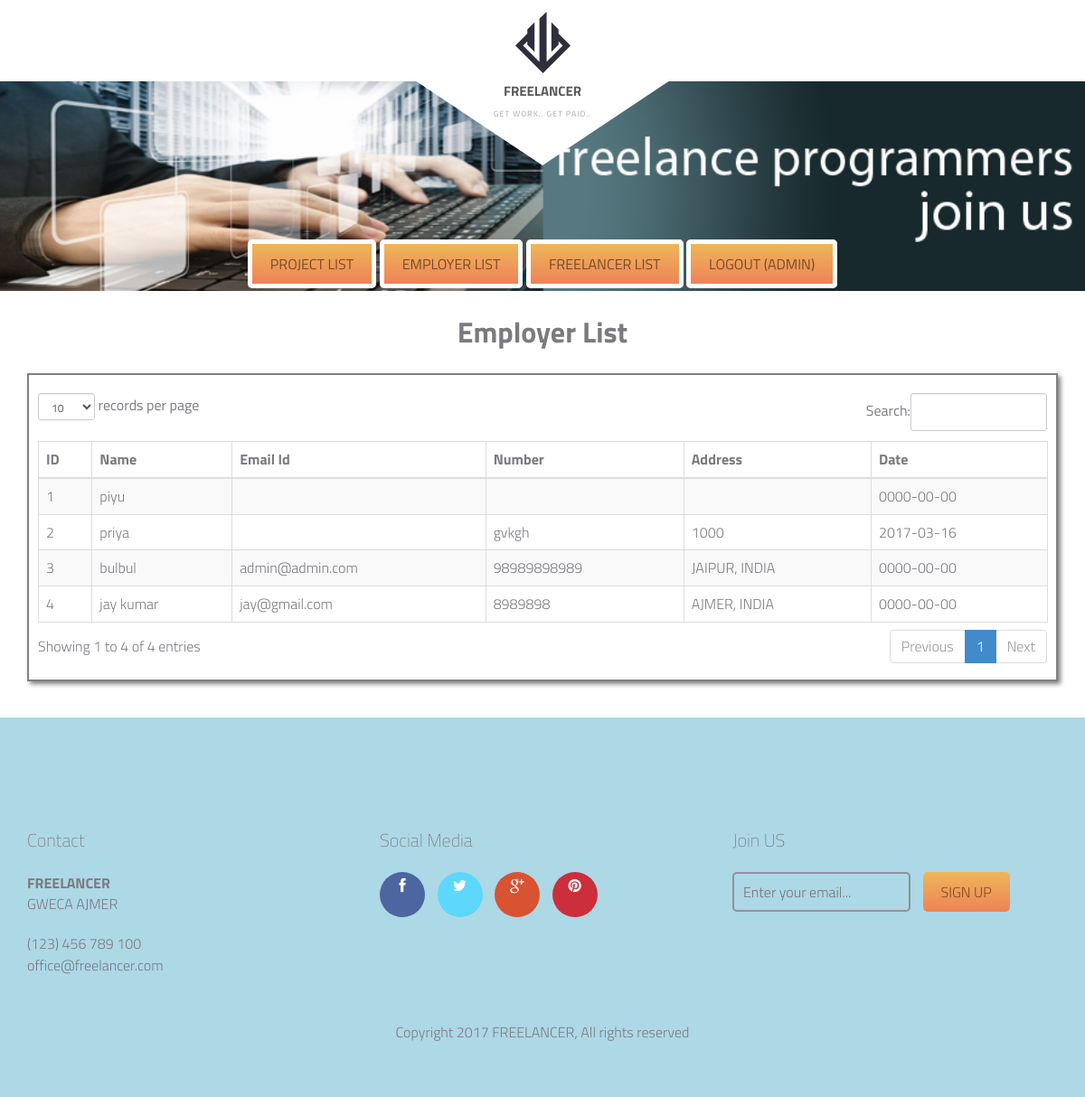
Screenshot of /admin_employerlist.php (signed in) with the database file from the repository.
### tables this page shows
CREATE TABLE IF NOT EXISTS `employer` (
  `sr_no` int(11) NOT NULL AUTO_INCREMENT,
  `name` varchar(500) NOT NULL,
  `pass` varchar(500) NOT NULL,
  `email` varchar(500) NOT NULL,
  `number` text NOT NULL,
  `address` varchar(500) NOT NULL,
  `skills` varchar(500) NOT NULL,
  `time` varchar(500) NOT NULL,
  `submission` date NOT NULL,
  `active` int(11) NOT NULL DEFAULT '1',
  `gender` varchar(10) NOT NULL,
  `dob` date NOT NULL,
  PRIMARY KEY (`sr_no`)
);

### admin_employerlist.php (the view, shortened to what this page needs)
<?php
	$con=mysqli_connect("127.0.0.1:3307","pma","","freelancer");
	$q="Select * from employer ";
	$res=mysqli_query($con,$q);
?>
<!DOCTYPE html>
<html lang="en">
	<head>
		<link href="fonts/font-awesome.min.css" rel="stylesheet" type="text/css">
		<link href="assets/css/bootstrap.css" rel="stylesheet" />
    <link href="assets/js/dataTables/dataTables.bootstrap.css" rel="stylesheet" />
    <link href="assets/css/font-awesome.css" rel="stylesheet" />
		<link rel="stylesheet" href="style.css">
	</head>
	<body class="homepage">
		<div id="site-content">
			<header class="site-header">
				<div class="container">
					<div id="branding">
						<img src="images/logo.png" alt="" class="logo">
						<h1 class="site-title"><a href="index.php">FREELANCER</a></h1>
						<small class="site-description">GET WORK.. GET PAID..</small>
					</div>
				</div>
			</header>
			<main class="main-content">
				<div class="hero">
					<div class="featured-image" data-bg-image="dummy/home.jpg" style="background-image: url(&quot;dummy/home.jpg&quot;);">
						<a href="admin_projectlist.php" class="button">Project List</a>
						<a href="admin_employerlist.php" class="button">Employer List</a>
						<a href="admin_freelancerlist.php" class="button">Freelancer List</a>
						<a href="admin_logout.php" class="button">Logout (<?php echo $_SESSION['admin_username']; ?>)</a>
					</div>
				</div>
				<div class="fullwidth-block content " >
					<div class="container">
<center><h1>
Employer List
</h1></center>
						<div class="" style="padding:10px; border:2px solid gray; box-shadow:3px 3px 5px gray;">
							<div class="row">
							<div class="col-md-12" >
                                    <div class="table-responsive">
										<table class="table table-striped table-bordered table-hover" id="dataTables-example">
											<thead>
												<tr>
													<th>ID</th>
													<th>Name</th>
													<th>Email Id</th>
													<th>Number</th>
													<th>Address</th>
													<th>Date</th>
												</tr>
											</thead>
											<tbody>
											<?php
												while($row=mysqli_fetch_array($res))
												{
												echo "<tr class='even gradeA'>";
												echo "<td>".$row['sr_no']."</td>";
												echo"<td >".$row['name']."</td>";
												echo "<td>".$row['email']."</td>";
												echo "<td>".$row['number']."</td>";
												echo "<td>".$row['address']."</td>";
												echo "<td>".$row['submission']."</td></tr>";
												}
											?>
											</tbody>
										</table>
									</div>
                                </div>
                            </div>
							</div>
						</div>
					</div>
				</div>
			<footer class="site-footer">
				<div class="container">
					<div class="row">
						<div class="col-md-4">
							<div class="widget">
								<h3 class="widget-title">Contact</h3>
								<strong>FREELANCER</strong>
								<address>GWECA AJMER</address>
								<a href="tel:1234567890">(123) 456 789 100</a> <br>
								<a href="mailto:office@freelancer.com">office@freelancer.com</a>
							</div>
						</div>
						<div class="col-md-4">
							<div class="widget">
								<h3 class="widget-title">Social Media</h3>
								<div class="social-links">
									<a href="#" class="facebook"><i class="fa fa-facebook"></i></a>
									<a href="#" class="twitter"><i class="fa fa-twitter"></i></a>
									<a href="#" class="google-plus"><i class="fa fa-google-plus"></i></a>
									<a href="#" class="pinterest"><i class="fa fa-pinterest"></i></a>
								</div>
							</div>
						</div>
						<div class="col-md-4">
							<div class="widget">
								<h3 class="widget-title">Join US</h3>
								<form action="#" class="subscribe">
									<input type="email" placeholder="Enter your email...">
									<input type="submit" value="sign up">
								</form>
							</div>
						</div>
					</div>
					<div class="copy">
						<p>Copyright 2017 FREELANCER,  All rights reserved</p>
					</div>
				</div>
			</footer>
	</body>
</html>

### rows the page displays
employer: sr_no "1", name "piyu", submission "0000-00-00"
employer: sr_no "2", name "priya", number "gvkgh", address "1000", submission "2017-03-16"
employer: sr_no "3", name "bulbul", email "admin@admin.com", number "98989898989", address "JAIPUR, INDIA", submission "0000-00-00"
employer: sr_no "4", name "jay kumar", email "jay@gmail.com", number "8989898", address "AJMER, INDIA", submission "0000-00-00"

### other values shown
$_SESSION['admin_username'] "ADMIN"
